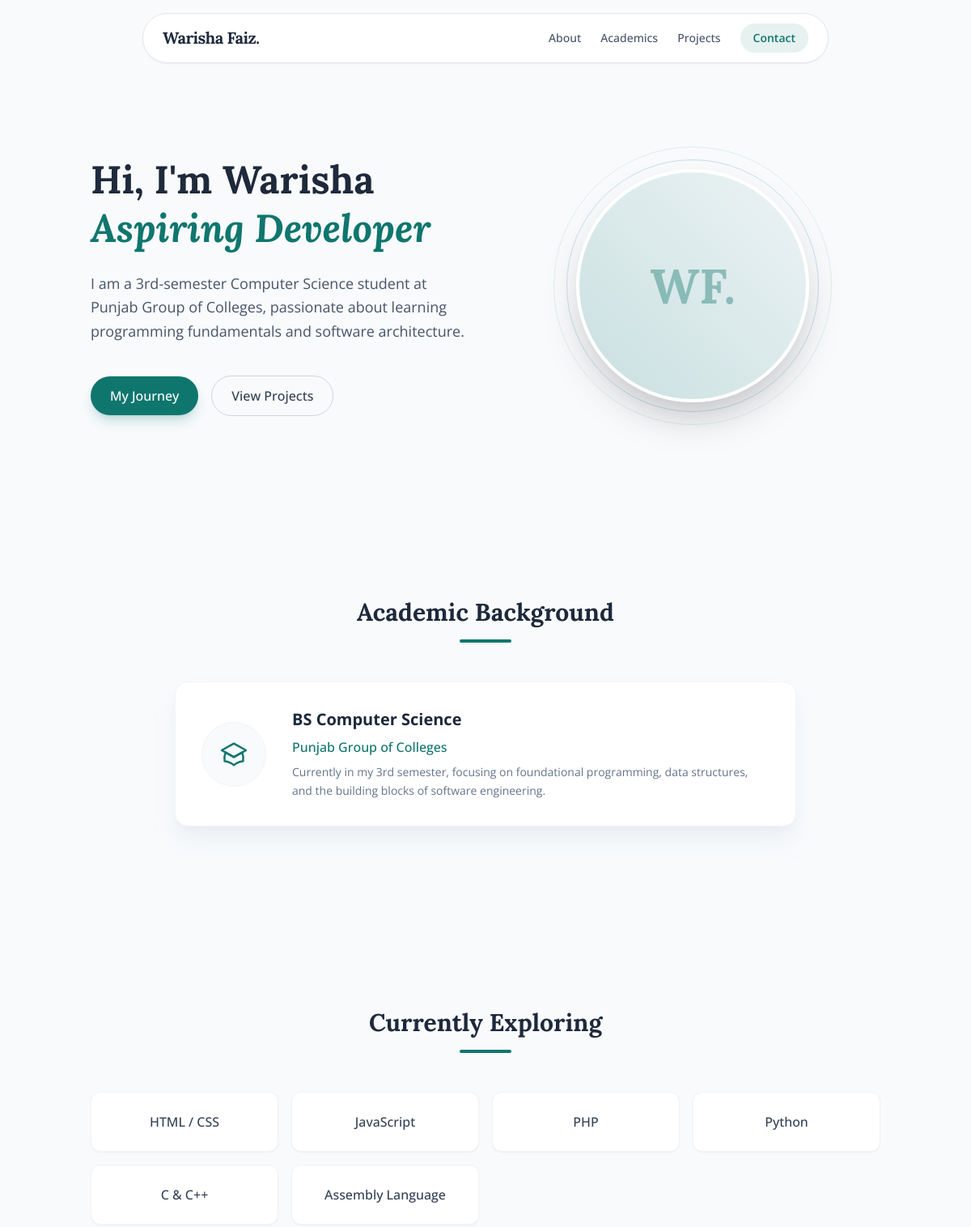
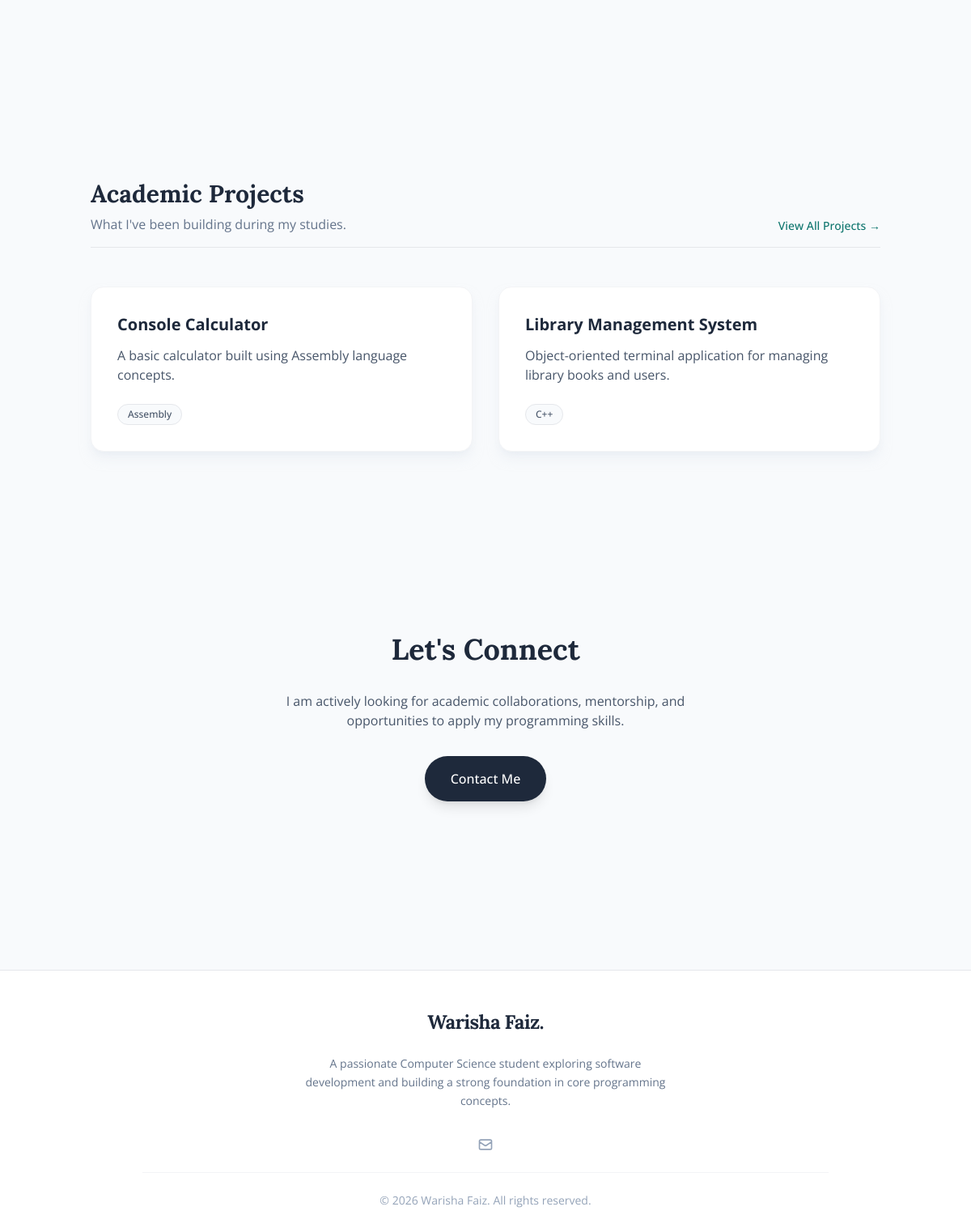
The page / on the database its author committed (2 pictures, top to bottom).
### app/models.py (models this page shows)
class Service(db.Model):
    id = db.Column(db.Integer, primary_key=True)
    name = db.Column(db.String(50), nullable=False)
    order = db.Column(db.Integer, default=0)

class Project(db.Model):
    id = db.Column(db.Integer, primary_key=True)
    title = db.Column(db.String(100), nullable=False)
    description = db.Column(db.Text, nullable=False)
    stack = db.Column(db.String(200), nullable=False) # Comma separated
    live_url = db.Column(db.String(200), nullable=True)
    order = db.Column(db.Integer, default=0)

class SiteSettings(db.Model):
    id = db.Column(db.Integer, primary_key=True)
    name = db.Column(db.String(100), default='Warisha Faiz')
    role = db.Column(db.String(100), default='Computer Science Student')
    location = db.Column(db.String(100), default='Punjab Group of Colleges')
    about_text = db.Column(db.Text, default='A passionate 3rd-semester Computer Science student learning core programming concepts and exploring software development.')
    email = db.Column(db.String(120), default='warisha@placeholder.com')
    github_url = db.Column(db.String(200), default='')
    linkedin_url = db.Column(db.String(200), default='')
    whatsapp = db.Column(db.String(20), default='923277133082')

### app/routes_main.py (the view)
@main.route('/')
def index():
    settings = SiteSettings.query.first()
    projects = Project.query.order_by(Project.order.asc()).limit(4).all()
    services = Service.query.order_by(Service.order.asc()).all()
    return render_template('public/index.html', settings=settings, projects=projects, services=services)

### app/templates/public/index.html (shortened to what this page needs)
{% extends "base.html" %}
{% block content %}
<section class="flex flex-col md:flex-row items-center justify-between gap-12 pt-16">
    <div class="md:w-1/2 space-y-6 text-center md:text-left">
        <h1 class="text-5xl font-serif font-bold text-slate-800 leading-tight">
            Hi, I'm Warisha <br>
            <span class="text-brand italic">Aspiring Developer</span>
        </h1>
        <p class="text-lg text-slate-600 leading-relaxed">
            I am a 3rd-semester Computer Science student at Punjab Group of Colleges, passionate about learning programming fundamentals and software architecture.
        </p>
        <div class="pt-4 flex items-center justify-center md:justify-start gap-4">
            <a href="{{ url_for('main.about') }}" class="px-6 py-3 rounded-full bg-brand text-white font-medium hover:bg-teal-800 transition-colors shadow-lg shadow-brand/20">
                My Journey
            </a>
            <a href="{{ url_for('main.portfolio') }}" class="px-6 py-3 rounded-full border border-gray-300 text-slate-700 font-medium hover:border-brand hover:text-brand transition-colors">
                View Projects
            </a>
        </div>
    </div>
    <div class="md:w-1/2 flex justify-center">
        <div class="w-72 h-72 rounded-full bg-gradient-to-tr from-brand/20 to-brand/5 border-4 border-white shadow-2xl flex items-center justify-center relative">
            <div class="absolute inset-0 rounded-full border border-brand/20 -m-4"></div>
            <div class="absolute inset-0 rounded-full border border-brand/10 -m-8"></div>
            <h2 class="text-6xl font-serif font-bold text-brand/40">WF.</h2>
        </div>
    </div>
</section>
<section class="pt-24 space-y-12">
    <div class="text-center space-y-4">
        <h2 class="text-3xl font-serif font-bold text-slate-800">Academic Background</h2>
        <div class="w-16 h-1 bg-brand mx-auto rounded-full"></div>
    </div>
    <div class="max-w-3xl mx-auto">
        <div class="p-8 rounded-2xl bg-white border border-gray-100 shadow-xl shadow-slate-200/50 flex flex-col md:flex-row items-center gap-8">
            <div class="w-20 h-20 shrink-0 rounded-full bg-slate-50 flex items-center justify-center border border-gray-100">
            </div>
            <div class="text-center md:text-left space-y-2">
                <h3 class="text-xl font-bold text-slate-800">BS Computer Science</h3>
                <p class="text-brand font-medium">Punjab Group of Colleges</p>
                <p class="text-sm text-slate-500 leading-relaxed">Currently in my 3rd semester, focusing on foundational programming, data structures, and the building blocks of software engineering.</p>
            </div>
        </div>
    </div>
</section>
<section class="pt-24 space-y-12">
    <div class="text-center space-y-4">
        <h2 class="text-3xl font-serif font-bold text-slate-800">Currently Exploring</h2>
        <div class="w-16 h-1 bg-brand mx-auto rounded-full"></div>
    </div>
    <div class="grid grid-cols-2 md:grid-cols-4 gap-4">
        {% for service in services %}
        <div class="p-6 text-center rounded-xl bg-white border border-gray-100 shadow-sm hover:shadow-md transition-shadow">
            <span class="text-slate-700 font-medium">{{ service.name }}</span>
        </div>
        {% endfor %}
    </div>
</section>
<section class="pt-24 space-y-12">
    <div class="flex flex-col md:flex-row justify-between items-end border-b border-gray-200 pb-4 gap-4">
        <div>
            <h2 class="text-3xl font-serif font-bold text-slate-800">Academic Projects</h2>
            <p class="text-slate-500 mt-2">What I've been building during my studies.</p>
        </div>
        <a href="{{ url_for('main.portfolio') }}" class="text-sm font-medium text-brand hover:text-teal-800 transition-colors">View All Projects &rarr;</a>
    </div>
    <div class="grid md:grid-cols-2 gap-8">
        {% for project in projects[:2] %}
        <div class="p-8 rounded-2xl bg-white border border-gray-100 shadow-lg shadow-slate-200/50 hover:-translate-y-1 transition-transform group">
            <h3 class="text-xl font-bold text-slate-800 mb-3 group-hover:text-brand transition-colors">{{ project.title }}</h3>
            <p class="text-slate-600 mb-6">{{ project.description }}</p>
            <div class="flex flex-wrap gap-2">
                {% for tech in project.stack.split(',')[:3] %}
                <span class="px-3 py-1 rounded-full bg-slate-50 border border-gray-200 text-xs font-medium text-slate-600">{{ tech.strip() }}</span>
                {% endfor %}
            </div>
        </div>
        {% endfor %}
    </div>
</section>
<section class="text-center space-y-8 pt-24 pb-12">
    <h2 class="text-4xl font-serif font-bold text-slate-800">Let's Connect</h2>
    <p class="text-slate-600 max-w-xl mx-auto">I am actively looking for academic collaborations, mentorship, and opportunities to apply my programming skills.</p>
    <a href="{{ url_for('main.contact') }}" class="inline-block px-8 py-4 rounded-full bg-slate-800 text-white font-medium hover:bg-brand transition-colors shadow-lg">
        Contact Me
    </a>
</section>
{% endblock %}

### app/templates/base.html (shortened to what this page needs)
<!DOCTYPE html>
<html lang="en">
<head>
    <script src="https://cdn.tailwindcss.com"></script>
</head>
<body class="antialiased selection:bg-brand selection:text-white" x-data="{ scrolled: false }" @scroll.window="scrolled = (window.pageYOffset > 20)">
    {% include 'components/_header.html' %}
    <main class="max-w-5xl mx-auto px-6 pt-32 pb-20 space-y-32">
        {% block content %}{% endblock %}
    </main>
    {% include 'components/_footer.html' %}
</body>
</html>

### app/templates/components/_header.html
<header class="fixed top-0 inset-x-0 z-50 transition-all duration-300" :class="{ 'py-4': !scrolled, 'py-2 bg-white/80 backdrop-blur-md shadow-sm': scrolled }">
    <div class="max-w-4xl mx-auto px-6">
        <div class="flex items-center justify-between border border-gray-200 bg-white shadow-sm rounded-full px-6 py-3">
            <a href="{{ url_for('main.index') }}" class="text-xl font-serif font-bold text-slate-800 tracking-tight hover:text-brand transition-colors">
                Warisha Faiz.
            </a>
            <nav class="hidden md:flex items-center gap-6">
                <a href="{{ url_for('main.about') }}" class="text-sm font-medium text-slate-600 hover:text-brand transition-colors">About</a>
                <a href="{{ url_for('main.services') }}" class="text-sm font-medium text-slate-600 hover:text-brand transition-colors">Academics</a>
                <a href="{{ url_for('main.portfolio') }}" class="text-sm font-medium text-slate-600 hover:text-brand transition-colors">Projects</a>
                <a href="{{ url_for('main.contact') }}" class="px-4 py-2 rounded-full bg-brand/10 text-brand text-sm font-semibold hover:bg-brand hover:text-white transition-colors">Contact</a>
            </nav>
        </div>
    </div>
</header>

### app/templates/components/_footer.html
<footer class="border-t border-gray-200 bg-white pt-12 pb-6 mt-20">
    <div class="max-w-4xl mx-auto px-6 text-center space-y-6">
        <a href="{{ url_for('main.index') }}" class="text-2xl font-serif font-bold text-slate-800 tracking-tight">
            Warisha Faiz.
        </a>
        <p class="text-slate-500 text-sm max-w-md mx-auto leading-relaxed">
            A passionate Computer Science student exploring software development and building a strong foundation in core programming concepts.
        </p>
        <div class="flex items-center justify-center gap-6 pt-2">
            <a href="mailto:{{ settings.email }}" class="text-slate-400 hover:text-brand transition-colors">
                <svg class="w-5 h-5" fill="none" stroke="currentColor" viewBox="0 0 24 24"><path stroke-linecap="round" stroke-linejoin="round" stroke-width="2" d="M3 8l7.89 5.26a2 2 0 002.22 0L21 8M5 19h14a2 2 0 002-2V7a2 2 0 00-2-2H5a2 2 0 00-2 2v10a2 2 0 002 2z"></path></svg>
            </a>
        </div>
        <div class="border-t border-gray-100 pt-6 mt-6">
            <p class="text-slate-400 text-sm">&copy; 2026 {{ settings.name if settings else 'Warisha Faiz' }}. All rights reserved.</p>
        </div>
    </div>
</footer>

### app/templates/base.html (style rules this page uses)
body { background-color: #f8fafc; color: #334155; }

### rows shown on the page
Service: name "HTML / CSS"
Service: name "JavaScript"
Service: name "PHP"
Service: name "Python"
Service: name "C & C++"
Service: name "Assembly Language"
Project: title "Console Calculator", description "A basic calculator built using Assembly language concepts.", strip "Assembly"
Project: title "Library Management System", description "Object-oriented terminal application for managing library books and users.", strip "C++"
SiteSettings: name "Warisha Faiz"
